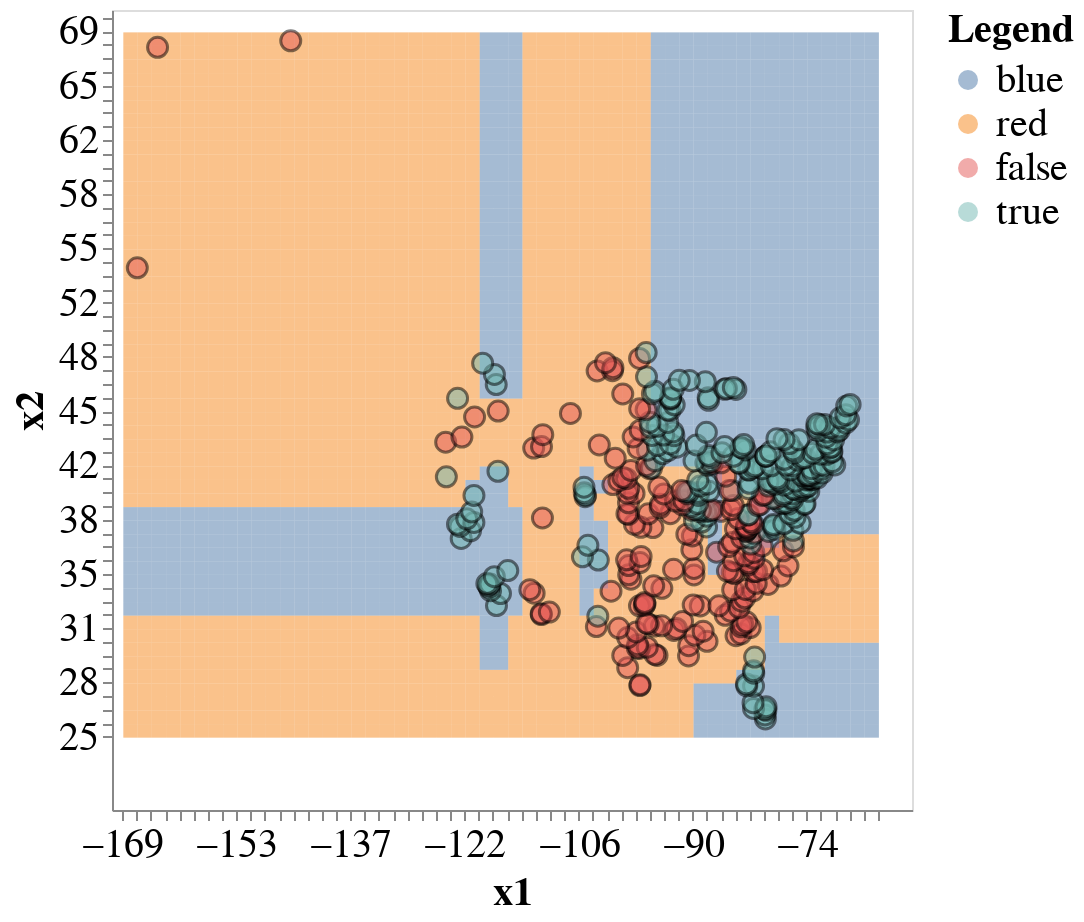

This figure's notebook cell:
### Code cell
plot_tree(X, y_series, grid.best_estimator_)

### Figure 1 — Vega-Lite specification as saved in the notebook (floating-point values rounded to 4 significant figures; data arrays with more than 128 entries replaced by an {"elided": "..."} marker saying what was removed)
{"config": {"view": {"continuousWidth": 300, "continuousHeight": 300}, "axis": {"labelFontSize": 20, "titleFontSize": 20}, "legend": {"labelFontSize": 20, "titleFontSize": 20}}, "layer": [{"data": {"name": "data-bdf87c7662dfff75d7aa0a3dbd8114dd"}, "mark": {"type": "rect", "opacity": 0.5}, "encoding": {"color": {"field": "predictions", "title": "Legend", "type": "nominal"}, "x": {"bin": {"step": 1.96}, "field": "x1", "type": "quantitative"}, "y": {"bin": {"step": 0.8477}, "field": "x2", "type": "quantitative"}}}, {"data": {"name": "data-d1a1cc8cb7a511d8fa1613584f02007e"}, "mark": {"type": "circle", "opacity": 0.5, "size": 100, "stroke": "black", "strokeWidth": 1.5}, "encoding": {"color": {"field": "vote", "type": "nominal"}, "x": {"axis": {"labels": true, "ticks": true, "title": "x1"}, "field": "x1", "type": "quantitative"}, "y": {"axis": {"labels": true, "ticks": true, "title": "x2"}, "field": "x2", "type": "quantitative"}}}], "height": 400, "width": 400, "$schema": "https://vega.github.io/schema/vega-lite/v5.20.1.json", "datasets": {"data-bdf87c7662dfff75d7aa0a3dbd8114dd": {"elided": "2756 records"}, "data-d1a1cc8cb7a511d8fa1613584f02007e": {"elided": "400 records"}}}
